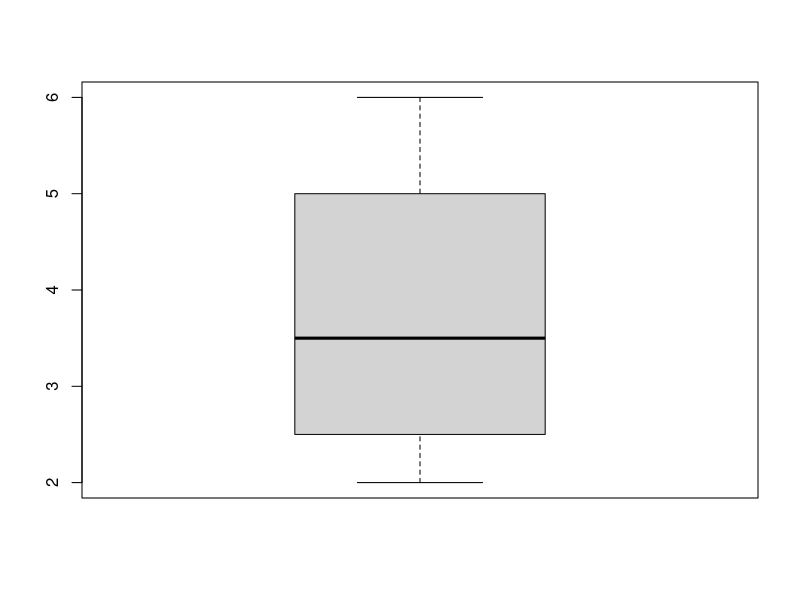
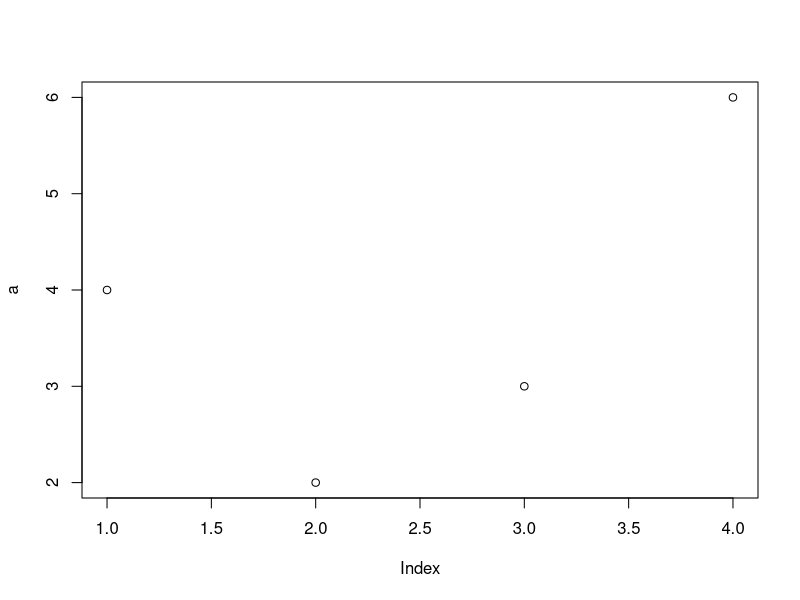
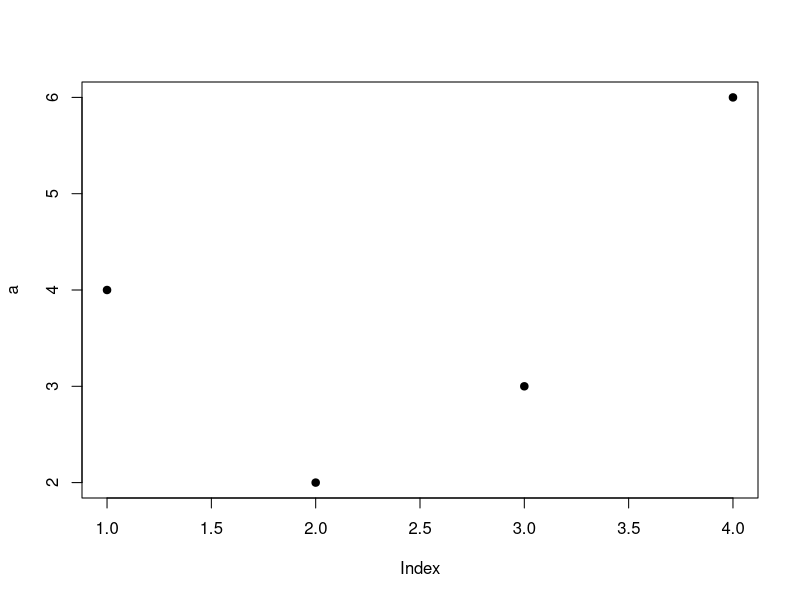
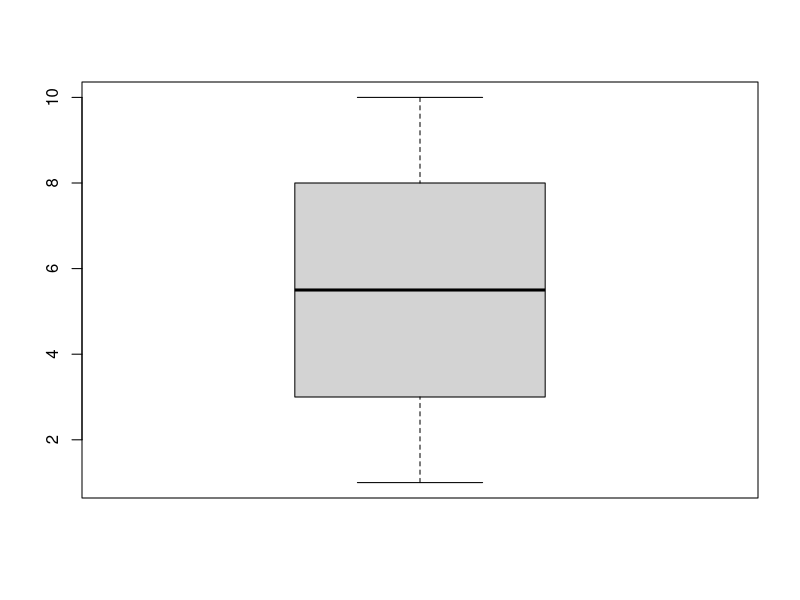
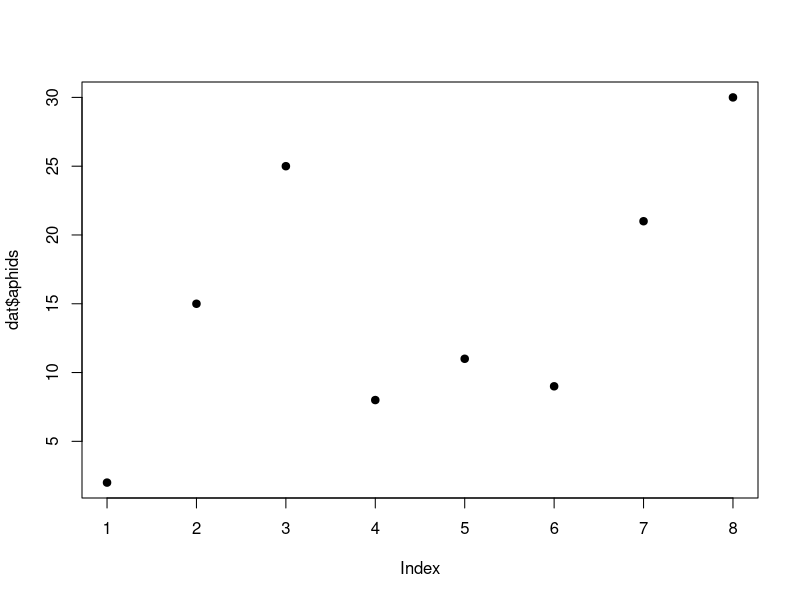
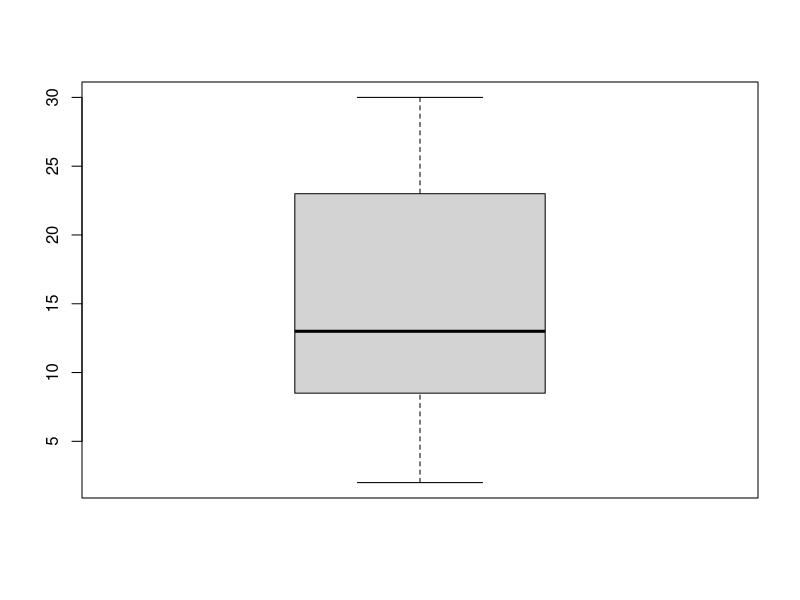
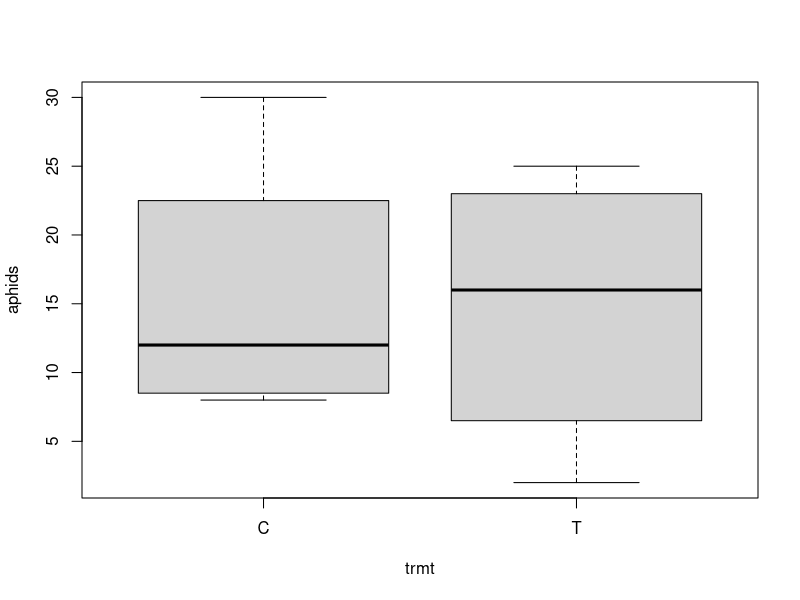

The R source for these figures, in order:
############################################################################
# ENT6707 Entomological Techniques and Data Analysis

# start R & RStudio

# elements ('panes') of RStudio:
# - top left:     Script Editor
# - bottom left:  Console (where you give instructions to R)
# - top right:    Environment, Command History, Connections, GIT
# - bottom right: File Browser, Plots, Packages, Help, Viewer

# Check the version of R - shown in the Console

############################################################################

# Benefits of R: base functions/packages & additional add-on packages
# RStudio: an interface that makes it easier to interact with R

# create a script
# permanent, repeatable, annotated, shareable archive of you analysis

# R is a calculator
1 + 4

2 * 4

3 / 8

12.2 - 7.88

10^2

7 < 10

8 > 19

8 == 8
# are two things equal?

7 == 8

7 != 8
# are two things not equal?

7 != 7

# so far, R is printing answers into the console, but not saving them
# can assign to an object
x <- 4 / 2
# to see the contents of an object, type the name
x
print(x)

# create a numeric vector
# Vector: a group of numbers together
a <- c(4, 2, 3, 6) # uses c() which is a function that combines
a

mean(a)
sd(a)
boxplot(a)
plot(a)
plot(a, pch = 19)

# character/string vectors
a <- c("beetle", "bee", "cricket", "butterfly")
a # note, we have overwritten a

# quickly create a vector of consecutive numbers
# tells R to make a sequence
1:50
c(1:50)
1:10

# using functions to perform tasks
# arguments are separated by commas
# function(argument)
b <- seq(from = 1, to = 10, by = 1)
mean(b)
sd(b)
median(b)
boxplot(b)

# can use a function to clear the environment in R
ls() # list objects in the environment

rm(a) # remove object a

rm(list = ls()) # remove everything in the environment

# let's create a dataframe
id  <- 1:8
count <- c(2, 15, 25, 8, 11, 9, 21, 30)
trmt <- c("T", "C", "T", "C", "T", "C", "T", "C")

dat <- data.frame(id, count, trmt)
dat

summary(dat)
str(dat)

# view individual variables
dat$id
dat$count
dat$trmt
dat$id

# subset a row
dat[2,]

# subset a column
dat[,2]

# add a new variable
dat$plant <- c(1, 1, 2, 2, 3, 3, 4, 4)
str(dat)

# rename a variable
names(dat)[2] <- "aphids"
str(dat)

# graph the data
plot(dat$aphids, pch = 19)
boxplot(dat$aphids)
boxplot(aphids ~ trmt, data = dat)

